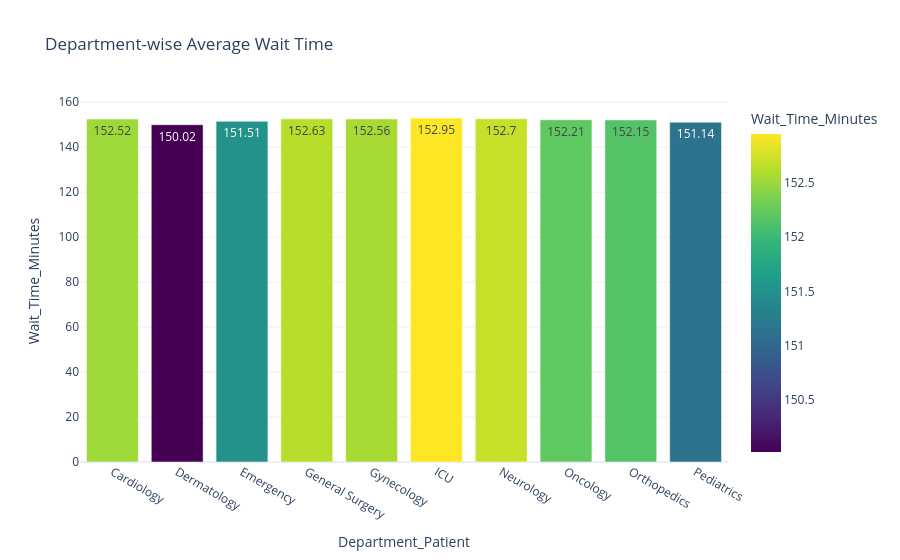

The notebook cell this image was saved under:
### Code cell
# Department-wise Average Wait Time
dept_wait = (
    df.groupby("Department_Patient")["Wait_Time_Minutes"]
    .mean()
    .reset_index()
)

dept_wait["Wait_Time_Minutes"] = dept_wait["Wait_Time_Minutes"].round(2)

fig = px.bar(
    dept_wait,
    x="Department_Patient",
    y="Wait_Time_Minutes",
    color="Wait_Time_Minutes",
    text="Wait_Time_Minutes",
    color_continuous_scale="Viridis",
    title="Department-wise Average Wait Time"
)

fig.update_traces(textposition="inside")
fig.update_layout(template="plotly_white")

fig.show()

### Figure 1 — Plotly figure (JSON) as saved in the notebook; plotly's stock layout.template omitted (floating-point values rounded to 4 significant figures)
{"data": [{"hovertemplate": "Department_Patient=%{x}<br>Wait_Time_Minutes=%{marker.color}<extra></extra>", "legendgroup": "", "marker": {"color": [152.5, 150.0, 151.5, 152.6, 152.6, 152.9, 152.7, 152.2, 152.2, 151.1], "coloraxis": "coloraxis", "pattern": {"shape": ""}}, "name": "", "orientation": "v", "showlegend": false, "text": [152.5, 150.0, 151.5, 152.6, 152.6, 152.9, 152.7, 152.2, 152.2, 151.1], "textposition": "inside", "type": "bar", "x": ["Cardiology", "Dermatology", "Emergency", "General Surgery", "Gynecology", "ICU", "Neurology", "Oncology", "Orthopedics", "Pediatrics"], "xaxis": "x", "y": [152.5, 150.0, 151.5, 152.6, 152.6, 152.9, 152.7, 152.2, 152.2, 151.1], "yaxis": "y"}], "layout": {"barmode": "relative", "coloraxis": {"colorbar": {"title": {"text": "Wait_Time_Minutes"}}, "colorscale": [[0, "#440154"], [0.1111, "#482878"], [0.2222, "#3e4989"], [0.3333, "#31688e"], [0.4444, "#26828e"], [0.5556, "#1f9e89"], [0.6667, "#35b779"], [0.7778, "#6ece58"], [0.8889, "#b5de2b"], [1, "#fde725"]]}, "legend": {"tracegroupgap": 0}, "title": {"text": "Department-wise Average Wait Time"}, "xaxis": {"anchor": "y", "domain": [0, 1], "title": {"text": "Department_Patient"}}, "yaxis": {"anchor": "x", "domain": [0, 1], "title": {"text": "Wait_Time_Minutes"}}}}
